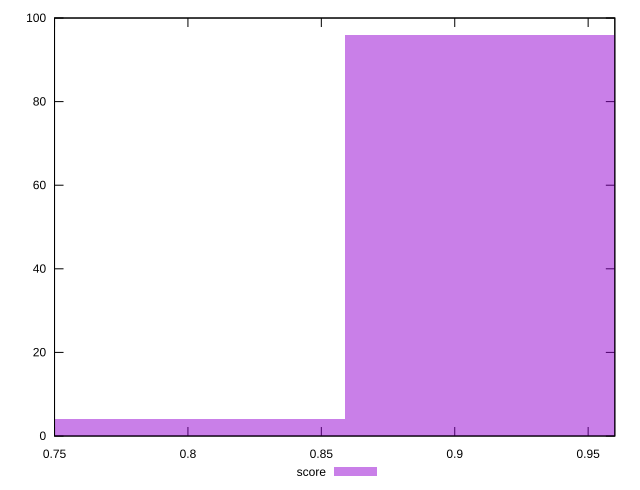

Write the gnuplot code that produced this figure.
reset

$score <<EOF
0.8014707065142271 4
0.9159665217305453 96
EOF

set key outside below
set boxwidth 0.11449581521631816
set xrange [0.75:0.96]
set yrange [0:100]
set trange [0:100]
set style fill transparent solid 0.5 noborder
set terminal svg size 640, 490 enhanced background rgb 'white'
set output "report_00019_2021-02-10T18-14-37.922Z//interactive/samples/pages+cached+noadtech+nomedia+nocss/score/histogram.svg"

plot $score title "score" with boxes

reset
